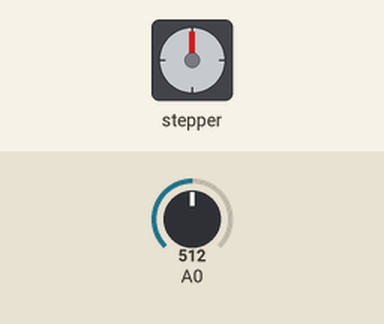
Recording of a sketch running on a simulated Arduino Uno, built with avr-gcc and run on an emulated ATmega328P. On the bench: stepper motor. Wiring (inferred from the names in the program): stepper motor (2048 steps per turn assumed): coils pin 1, pin 2, pin 3, pin 4. The test bench sets the inputs (shaded band); at power-on: A0 = 512.

Above: at 2.8 s.
2.9 s: A0 set to 0
At 4.9 s:
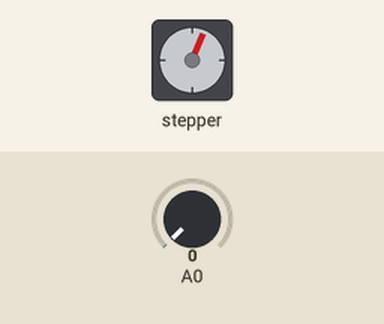
7.1 s: A0 set to 122
At 7.8 s:
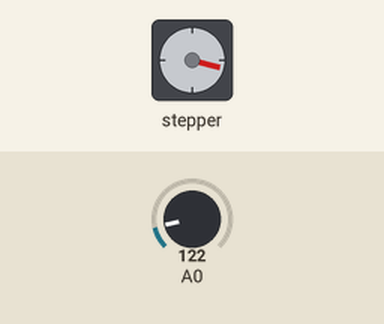
10.6 s: A0 set to 0
At 11.12 s:
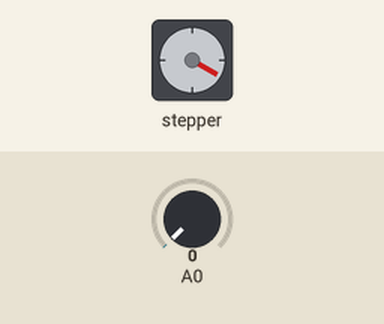
Timing chart, 0 to 23.6 s (numbered marks = the images above; inputs shaded):
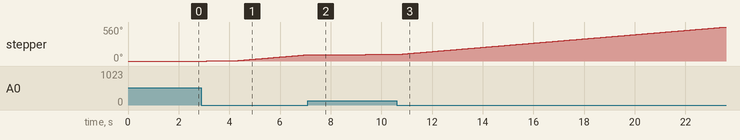

The sketch:

Stepper_Motor_Controller.ino
```cpp
/*****************************
Stepper Motor Controller demo
by Bob Davis
July 5, 2013
*****************************/
int motor1 = 1;
int motor2 = 2;
int motor3 = 3;
int motor4 = 4;
int mspeed = 0;
int phase = 0;
//  allow redefining of pins
int pinoffset = motor1-1;

void setup() {
pinMode(motor1, OUTPUT);
pinMode(motor2, OUTPUT);
pinMode(motor3, OUTPUT);
pinMode(motor4, OUTPUT);
}

void loop() {
// analog read is 0 to 1024, that is very slow
mspeed=analogRead(A0);
for (phase=1; phase <5; phase++) {
  digitalWrite(phase+pinoffset, HIGH);
  if (phase < 4) digitalWrite(phase+1+pinoffset, HIGH);
  if (phase == 4) digitalWrite(1+pinoffset, HIGH);
// a delay of < 5 is too fast for the stepper motor
  delay(mspeed + 5);
  digitalWrite(phase+pinoffset, LOW);
}
}
```
